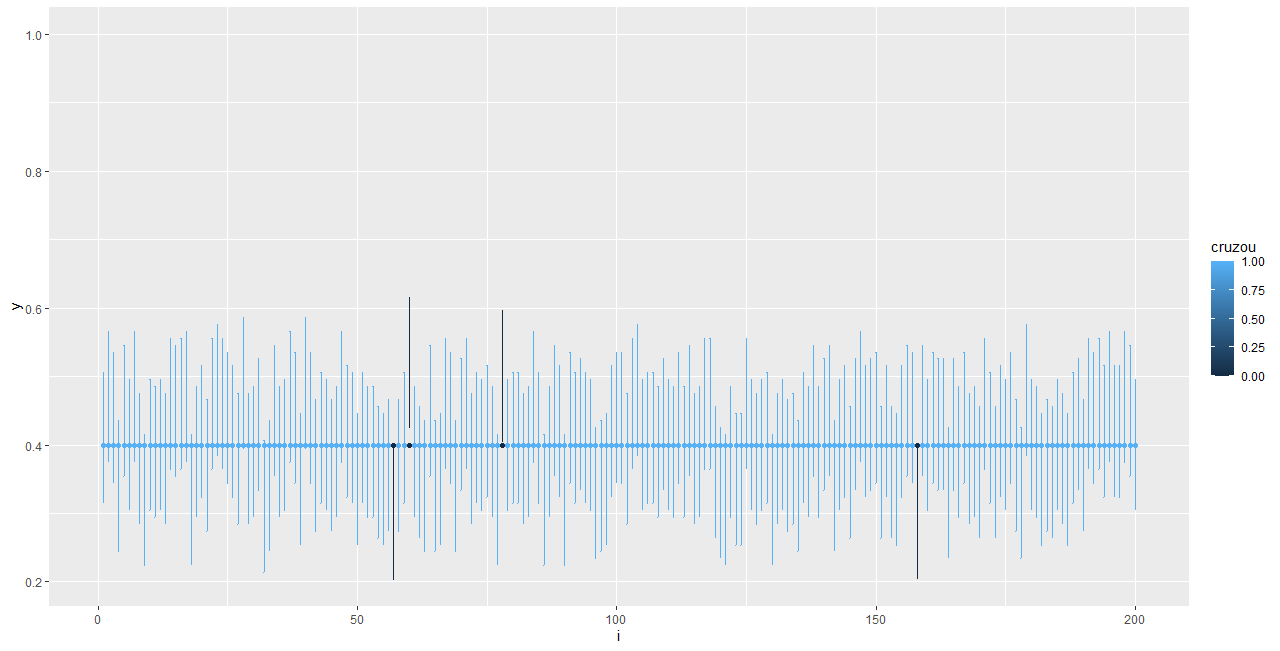

Generate this figure with R:
# ref: https://stackoverflow.com/questions/41031087/how-to-plot-multiple-group-means-and-the-confidence-intervals-in-ggplot2-r

library("ggplot2")

eps <- 0.09601

#initialize vector
res <- NULL

ic <- c (1, 0.41 - eps, 0.41 + eps, TRUE)

res <- rbind (1, res, ic)

for (i in 2:200){
    
    x <- rbinom(1, 100, 0.4)
    prop <- x / 100
    if (prop - eps < 0.4 && 0.4 < prop + eps){
        cruzou <- TRUE
    }
    else{
        cruzou <- FALSE
    }
    ic <- c (i, prop - eps, prop + eps, cruzou)
    res <- rbind (res, ic)
}

df <- data.frame (i = res[,1],x = res[,2], y = res[,3], cruzou = res[,4])

pd <- position_dodge(0.78)

ggplot(df, aes(x=i, y = 0.4, group=cruzou, color = cruzou)) +
      #draws the means
      geom_point(position=pd) +

      #draws the CI error bars
      geom_errorbar(data= df, aes(ymin=x, ymax=y, 
      color=cruzou), width=.1, position=pd)
